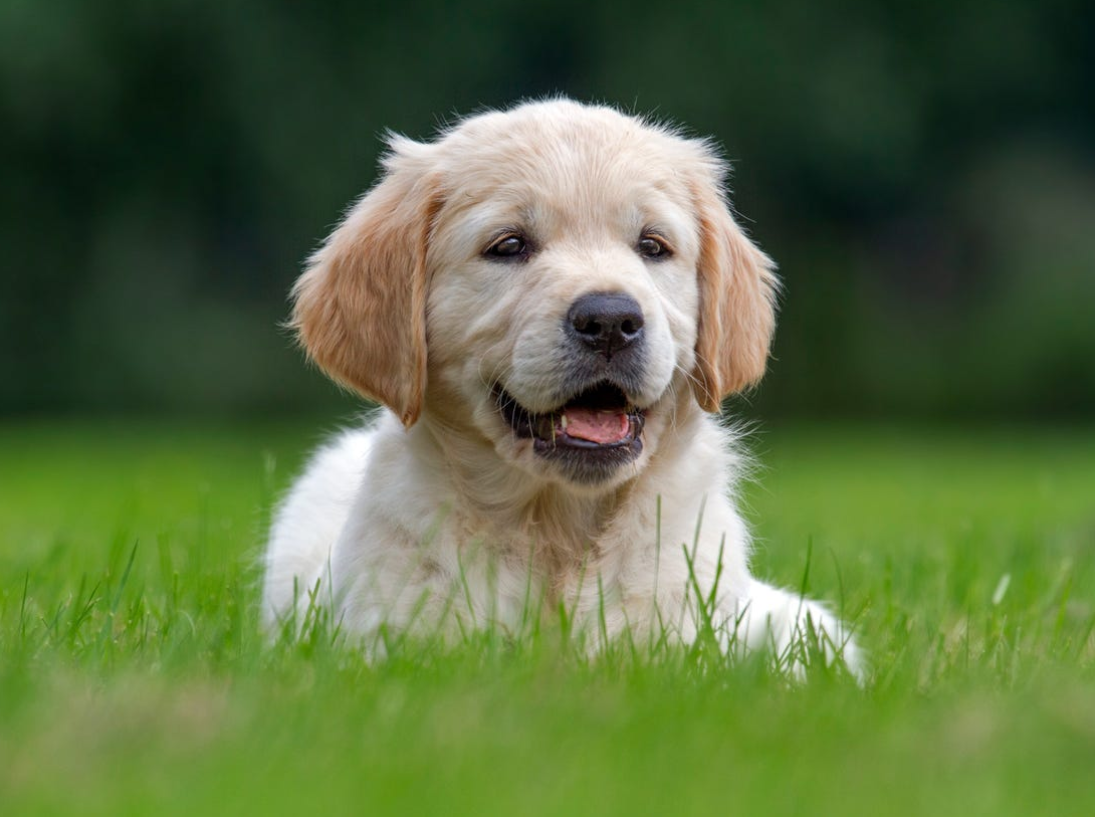
#> input picture blind-watermarking-project/watermark_project/data/host_images/dog.png, 1095 x 817 px
$ python -i attacks.py   (imports and definitions only)
#> lines starting #> are read from the running program, lines starting #| are printed output that depends on the picture
#> further down, picture is the input picture: shape (817, 1095, 3); mean B, G, R 65.6, 108.5, 90.2
import cv2
import numpy as np
import random


# ---------------- JPEG ----------------
# [5 lines left out: function jpeg_compress, not called in this run]


# ---------------- NOISE ----------------
def gaussian_noise(img, sigma=10):
    noise = np.random.normal(0, sigma, img.shape)
    return np.clip(img + noise, 0, 255).astype(np.uint8)


# ---------------- BLUR ----------------
def gaussian_blur(img, sigma=1.5):
#> called with sigma = 0.888
    return cv2.GaussianBlur(img, (0, 0), sigma)


# ---------------- ROTATION ----------------
def rotate_attack(img, angle=None):
    if angle is None:
        angle = np.random.uniform(-30, 30)

    h, w = img.shape[:2]
#> h = 817; w = 1095
    M = cv2.getRotationMatrix2D((w//2, h//2), angle, 1)
    rotated = cv2.warpAffine(img, M, (w, h), borderMode=cv2.BORDER_REFLECT)
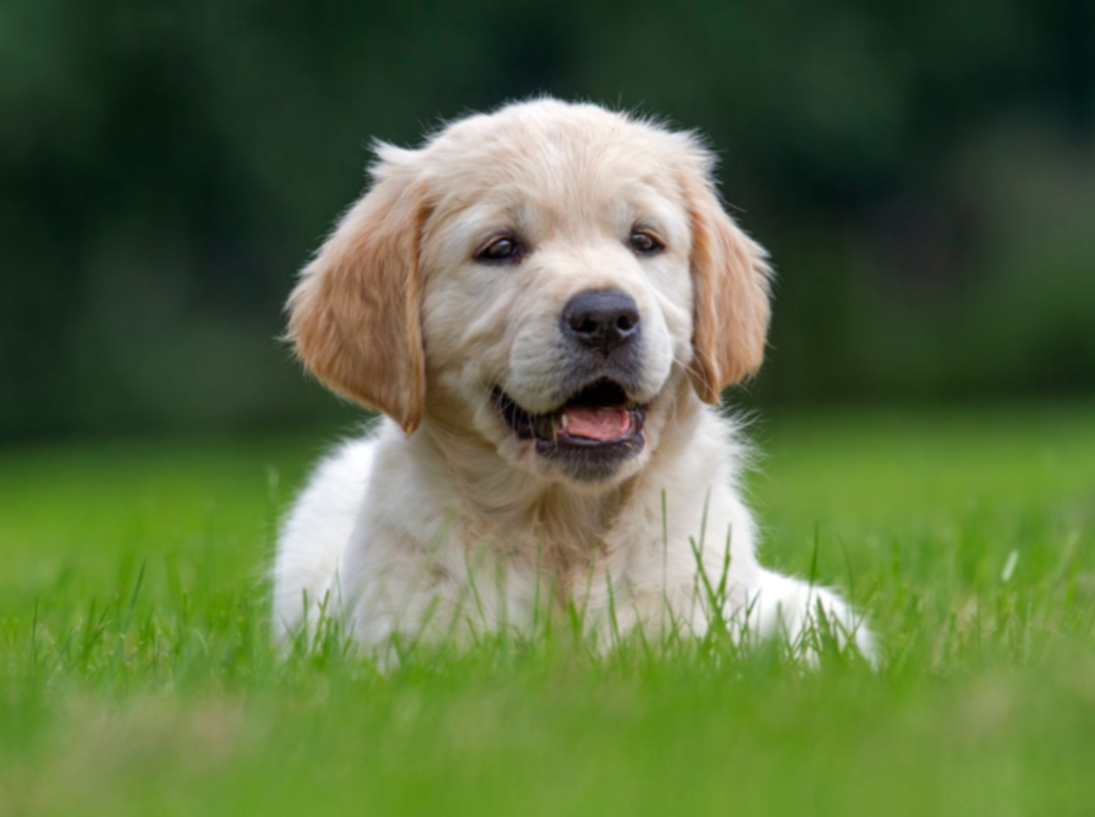
#> rotated: shape (817, 1095, 3); mean of channels 0, 1, 2 65.6, 108.5, 90.3; drawn as B, G, R

    return rotated, angle


# ---------------- ROTATION CORRECTION ----------------
# [59 lines left out: functions rotate_correction, scaling_attack, crop_attack, zoom_attack, salt_pepper_noise, not called in this run]


# ---------------- 🔥 COMBINED ATTACK ----------------
def combined_attack(img):
    """
    Simulates real-world distortions
    """

    if random.random() < 0.7:
        img = jpeg_compress(img, quality=random.randint(20, 70))

    if random.random() < 0.5:
        img = gaussian_noise(img, sigma=random.randint(5, 20))

    if random.random() < 0.5:
        img = gaussian_blur(img, sigma=random.uniform(0.5, 2.0))

    if random.random() < 0.5:
        img = scaling_attack(img)

    if random.random() < 0.5:
        img, _ = rotate_attack(img)

    if random.random() < 0.5:
        img = crop_attack(img)

    return img

>>> import cv2
>>> picture = cv2.imread('../data/host_images/dog.png')
>>> result = combined_attack(picture)
